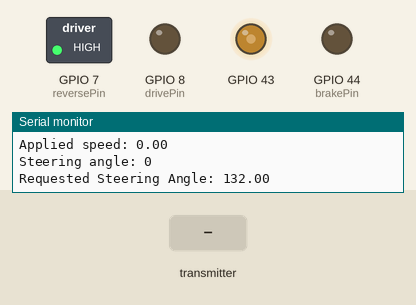
Bench run of a sketch on a simulated ESP32. Shown: switched loads named in the sketch (green lamp = pin HIGH), output pins drawn as LEDs (lit = HIGH), the last lines printed to the serial monitor. The test bench sets the inputs (shaded band).

Above: at 1.2 s.
1.3 s: the transmitter starts sending forwardSpeed = 1024
At 1.81 s:
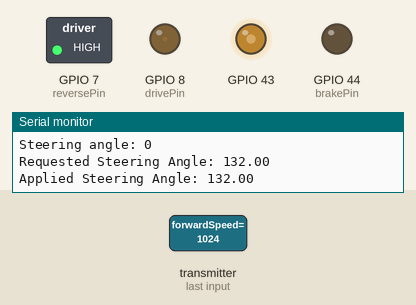
4.3 s: the transmitter starts sending steeringAngle = 90
At 4.51 s:
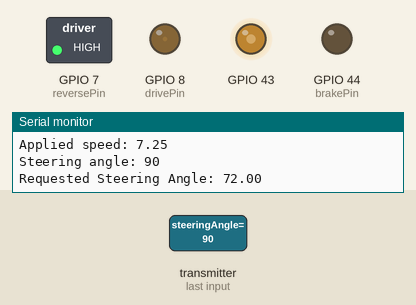
7.3 s: the transmitter starts sending forwardSpeed = 0
10.3 s: the transmitter starts sending steeringAngle = 0
13.3 s: the transmitter starts sending steeringAngle = 45
Timing chart, 0 to 17.3 s (numbered marks = the images above; inputs shaded):
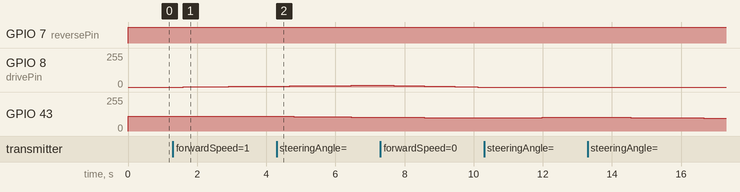

Measured:
- after the input at 1.3 s, GPIO 8 (drivePin): moves from 0/255 to 7/255 over 2.6 s, starting after 0.29 s
- after the input at 4.3 s, GPIO 43: moves from 110/255 to 104/255 over 2.7 s, starting after 0.05 s

The sketch:

receiver_v3.ino
```cpp
#include <esp_now.h>
#include <esp_wifi.h>
#include <WiFi.h>

// #define brakePin 10
// #define reversePin 11
// #define drivePin 12
// #define steerServoPin 6
#define brakePin D7
#define reversePin D8
#define drivePin D9
#define steerServoPin D6

typedef struct incoming_message{
  int16_t forwardSpeed;
  int16_t steeringAngle;
} incoming_message;

incoming_message incomingMessage;

int remoteLastRecvTime;

void espNowSetup(){
  WiFi.mode(WIFI_STA);
  esp_wifi_set_protocol( WIFI_IF_STA , WIFI_PROTOCOL_LR);

  //Init ESP-NOW
  if (esp_now_init() != ESP_OK) {
    Serial.println("Error initializing ESP-NOW");
    return;
  }

  esp_now_register_recv_cb(esp_now_recv_cb_t(OnDataRecv));
}


void setup() {
  espNowSetup();
  remoteLastRecvTime = millis();
  Serial.begin(9600);

  pinMode(drivePin, OUTPUT);
  pinMode(reversePin, OUTPUT);
  pinMode(brakePin, OUTPUT);

  incomingMessage.forwardSpeed = 0;
  incomingMessage.steeringAngle = 0;

  if(!ledcAttachChannel(drivePin, 4000, 10, 1)){
    ESP.restart();
  }
  if(!ledcAttachChannel(steerServoPin, 344, 10, 2)){
    ESP.restart();
  }
}


float smallSteerSpeedLimit = 20; //when steering less than 15 degrees, you don't need to slow down. if you do, however,
                                  //slow down to 20 (whatever units this is lol) before making any further turns

float appliedSpeed = 0;
float speedIncrement = 0.25;
float steerIncrement = 0.25;
int steerDeadzone = 45;
int zeroSteerOffset = -3; //offset
float servoAngle = 135 + zeroSteerOffset;
void loop() {

  float requestedServoAngle = map(-incomingMessage.steeringAngle, -135, 135, steerDeadzone + zeroSteerOffset, 270 - steerDeadzone + zeroSteerOffset);
  int requestedSpeed = incomingMessage.forwardSpeed;

  // if(abs(-incomingMessage.steeringAngle + zeroSteerOffset) > 15){
  //   requestedSpeed = smallSteerSpeedLimit; //slow down when turning
  // }

  if(millis() - remoteLastRecvTime > 2000){
    requestedSpeed = 0;
  }

  if(requestedSpeed > appliedSpeed)
    appliedSpeed = min(float(requestedSpeed), appliedSpeed + speedIncrement);
  else if(requestedSpeed < appliedSpeed)
    appliedSpeed = max(double(requestedSpeed), appliedSpeed - 2.0 * speedIncrement);

  if(abs(appliedSpeed) > 255) //CAP SPEED
    appliedSpeed = sgn(appliedSpeed) * 255;

  // if(abs(-incomingMessage.steeringAngle + zeroSteerOffset) < 15){
    if(requestedServoAngle > servoAngle)
      servoAngle = min(requestedServoAngle, servoAngle + steerIncrement);
    else if(requestedServoAngle < servoAngle)
      servoAngle = max(requestedServoAngle, servoAngle - steerIncrement);
  // }

  // if(appliedSpeed > smallSteerSpeedLimit)
  //   servoAngle = sgn(servoAngle) * max(fabs(servoAngle), float(15.0));

  //CHECK IF HEART BEAT CHECK AUTO SHUTOFF WORKS BY CUTTING POWER TO REMOTE WITH MOTOR SPINNING
  //TO DO: CHECK IF STEER ACCELERATION WORKS PROPERLY (KEEP ANGLE AT 135 AND THEN CUT POWER TO REMOTE, THEN RECONNECT SO IT JUMPS TO 0)
  //CHECK IF SLOWED DOWN TURN WORKS --> IT SHOULD TURN TO MAX OF 15 DEGS AND IT WILL ONLY PROCEED MAKING A BIGGER TURN IF SPEED IS BELOW 20 (WILL START SLOWING DOWN HOPEFULLY)
  //CHECK STEER DEADZONE FUNCTIONALITY

  // if(fabs(appliedSpeed) < 0.01){
  //   Serial.println("BRAKE PIN HIGH");
  //   digitalWrite(brakePin, HIGH);
  // }
  // else{
  //   digitalWrite(brakePin, LOW);
  // }

  //do a PID on the speed output of the motor for holding purposes (maybe not with the brake gimmick)
  digitalWrite(reversePin, !isReverse(appliedSpeed));
  ledcWrite(drivePin, abs(appliedSpeed) * 1023 / 255);
  ledcWrite(steerServoPin, servoAngle * 900 / 270);

  Serial.print("Applied speed: ");
  Serial.println(appliedSpeed);
  Serial.print("Steering angle: ");
  Serial.println(incomingMessage.steeringAngle);
  Serial.print("Requested Steering Angle: ");
  Serial.println(requestedServoAngle);
  Serial.print("Applied Steering Angle: ");
  Serial.println(servoAngle);
  delay(5);
}

bool isReverse(int vel) {
  if(vel < 0) return true;
  return false;
}

void OnDataRecv(const uint8_t *mac_addr, const uint8_t *data) {
  remoteLastRecvTime = millis();
  memcpy(&incomingMessage, data, sizeof(incomingMessage));
  digitalWrite(LED_BUILTIN, LOW);
}

int sgn(int velocity){
  if(velocity > 0) return 1;
  else if(velocity < 0) return -1;
  return 0;
}
```
